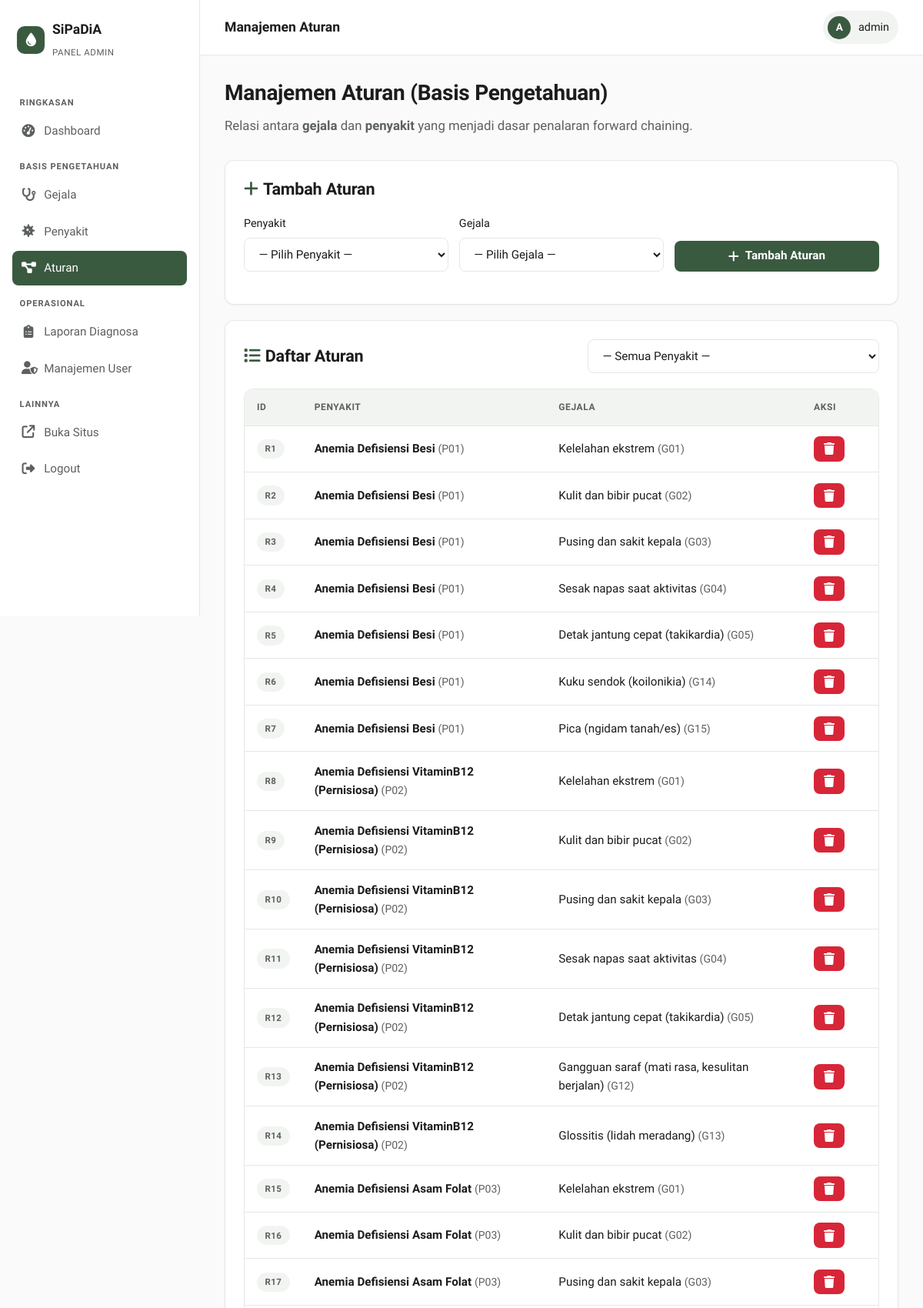
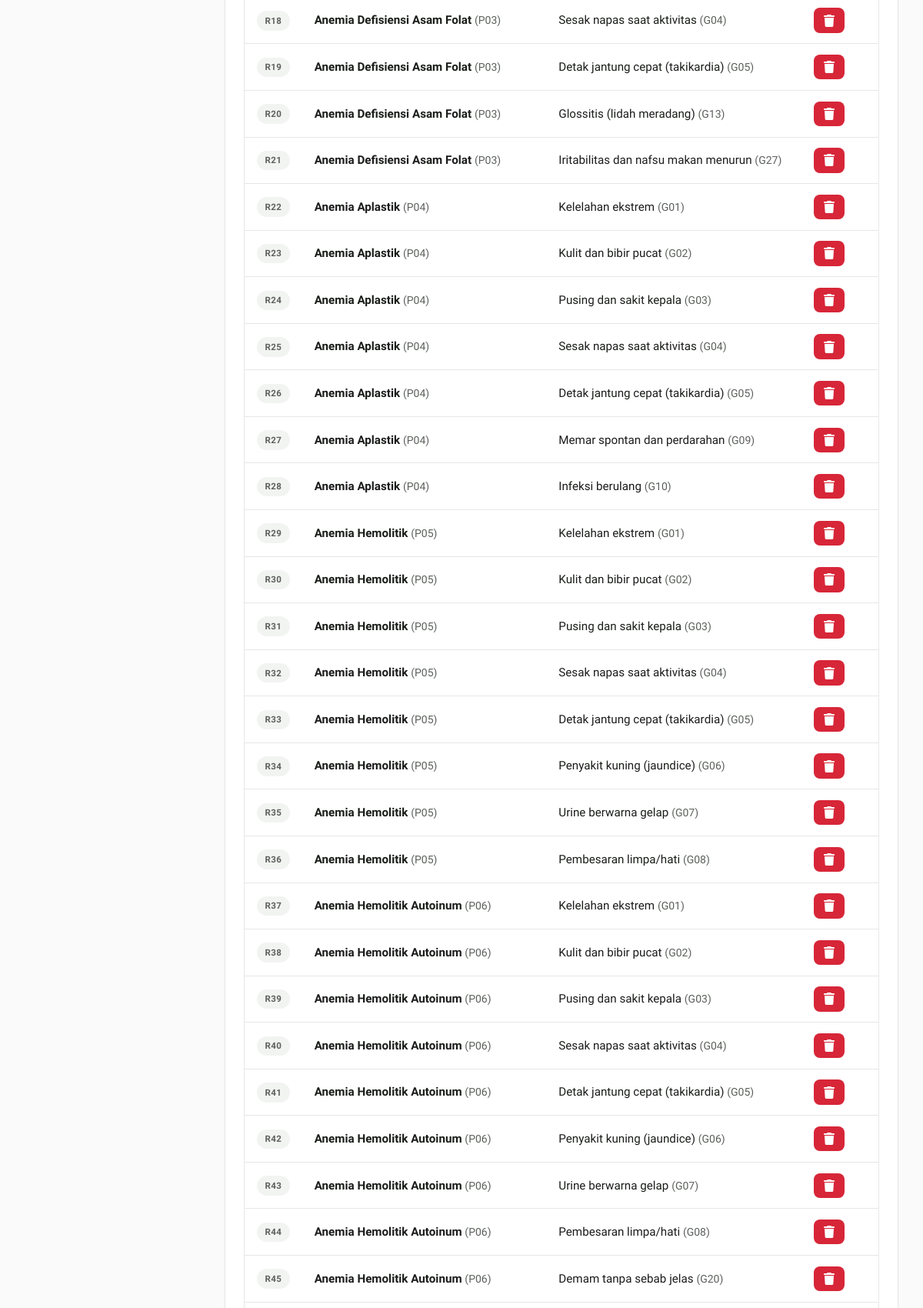
The app's page /admin/crud_aturan.php (signed in, upper part) with its own data (2 pictures, top to bottom).
### tables this page shows
CREATE TABLE aturan (
  id INT AUTO_INCREMENT PRIMARY KEY,
  gejala_kode VARCHAR(10) NOT NULL,
  penyakit_kode VARCHAR(10) NOT NULL,
  FOREIGN KEY (gejala_kode)   REFERENCES gejala(kode)   ON UPDATE CASCADE ON DELETE CASCADE,
  FOREIGN KEY (penyakit_kode) REFERENCES penyakit(kode) ON UPDATE CASCADE ON DELETE CASCADE,
  UNIQUE KEY uniq_rule (gejala_kode, penyakit_kode)
);

CREATE TABLE penyakit (
  id INT AUTO_INCREMENT PRIMARY KEY,
  kode VARCHAR(10) UNIQUE NOT NULL,
  nama VARCHAR(100) NOT NULL,
  deskripsi TEXT
);

CREATE TABLE gejala (
  id INT AUTO_INCREMENT PRIMARY KEY,
  kode VARCHAR(10) UNIQUE NOT NULL,
  nama VARCHAR(100) NOT NULL,
  deskripsi TEXT DEFAULT NULL
);

### admin/crud_aturan.php (the view, shortened to what this page needs)
<?php
include '../config.php';
$filter_penyakit = $_GET['filter'] ?? '';
$where = $filter_penyakit ? "WHERE a.penyakit_kode='".$conn->real_escape_string($filter_penyakit)."'" : "";
$aturan = $conn->query("SELECT a.id, a.penyakit_kode, p.nama AS nama_penyakit, a.gejala_kode, g.nama AS nama_gejala
                        FROM aturan a
                        LEFT JOIN penyakit p ON a.penyakit_kode=p.kode
                        LEFT JOIN gejala g   ON a.gejala_kode=g.kode
                        $where
                        ORDER BY a.penyakit_kode, a.gejala_kode");
include '../partials/admin_header.php';
?>
<div class="page-header">
    <h2>Manajemen Aturan (Basis Pengetahuan)</h2>
    <p class="lead">Relasi antara <strong>gejala</strong> dan <strong>penyakit</strong> yang menjadi dasar penalaran forward chaining.</p>
</div>
<div class="card">
    <div class="card-head"><h3><i class="fa-solid fa-plus" style="color:var(--primary);margin-right:.4rem;"></i>Tambah Aturan</h3></div>
    <form method="post" data-testid="form-tambah-aturan">
        <div class="form-row">
            <div class="form-group">
                <label>Penyakit</label>
                <select name="penyakit_kode" required data-testid="select-penyakit">
                    <option value="">— Pilih Penyakit —</option>
                </select>
            </div>
            <div class="form-group">
                <label>Gejala</label>
                <select name="gejala_kode" required data-testid="select-gejala">
                    <option value="">— Pilih Gejala —</option>
                </select>
            </div>
            <div class="form-group" style="display:flex;align-items:flex-end;">
                <button type="submit" name="tambah" class="btn btn-primary btn-block" data-testid="btn-tambah-aturan"><i class="fa-solid fa-plus"></i> Tambah Aturan</button>
            </div>
        </div>
    </form>
</div>
<div class="card">
    <div class="card-head">
        <h3><i class="fa-solid fa-list" style="color:var(--primary);margin-right:.4rem;"></i>Daftar Aturan</h3>
        <form method="get" style="display:flex;gap:.5rem;align-items:center;">
            <select name="filter" onchange="this.form.submit();" style="min-width:220px;" data-testid="filter-penyakit">
                <option value="">— Semua Penyakit —</option>
            </select>
        </form>
    </div>
    <div class="table-wrap">
        <table class="data">
            <thead><tr><th>ID</th><th>Penyakit</th><th>Gejala</th><th style="width:100px;">Aksi</th></tr></thead>
            <tbody>
            <?php if ($aturan->num_rows === 0): ?>
                <tr><td colspan="4" class="text-center text-muted" style="padding:2rem;">Belum ada aturan.</td></tr>
            <?php else: while ($a = $aturan->fetch_assoc()): ?>
                <tr data-testid="row-aturan-<?php echo $a['id']; ?>">
                    <td><span class="badge badge-muted">R<?php echo (int)$a['id']; ?></span></td>
                    <td><strong><?php echo htmlspecialchars($a['nama_penyakit'] ?? '—'); ?></strong> <span class="text-muted text-sm">(<?php echo htmlspecialchars($a['penyakit_kode']); ?>)</span></td>
                    <td><?php echo htmlspecialchars($a['nama_gejala'] ?? '—'); ?> <span class="text-muted text-sm">(<?php echo htmlspecialchars($a['gejala_kode']); ?>)</span></td>
                    <td><a href="?hapus=<?php echo $a['id']; ?><?php echo $filter_penyakit?'&filter='.urlencode($filter_penyakit):''; ?>" class="btn btn-danger btn-sm" onclick="return confirm('Hapus aturan ini?');" data-testid="btn-hapus-aturan-<?php echo $a['id']; ?>"><i class="fa-solid fa-trash"></i></a></td>
                </tr>
            <?php endwhile; endif; ?>
            </tbody>
        </table>
    </div>
</div>
<?php include '../partials/admin_footer.php'; ?>

### assets/style.css (style rules this page uses)
:root { --bg: #F9FAF9; --surface: #FFFFFF; --surface-alt: #F2F4F2; --primary: #3A5A40; --primary-hover: #2B4330; --primary-soft: #E8EFE9; --secondary: #A3B18A; --text: #1A1D1A; --text-muted: #5C615C; --border: #E5E8E5; --success: #2D6A4F; --success-soft: #E8F5E9; --danger: #D72638; --danger-hover: #B01B29; --danger-soft: #FDECEE; --warning: #F4A261; --warning-soft: #FFF4E6; --info: #1565C0; --info-soft: #E3F2FD; --font-heading: 'Epilogue', system-ui, sans-serif; --font-body: 'Work Sans', system-ui, sans-serif; --r-sm: 4px; --r-md: 8px; --r-lg: 12px; --r-pill: 9999px; --shadow-sm: 0 1px 2px rgba(0,0,0,0.05); --shadow-md: 0 4px 6px -1px rgba(0,0,0,0.05), 0 2px 4px -1px rgba(0,0,0,0.03); --shadow-lg: 0 10px 15px -3px rgba(0,0,0,0.06), 0 4px 6px -2px rgba(0,0,0,0.03); --t-fast: 0.15s ease; --t: 0.2s cubic-bezier(0.4, 0, 0.2, 1); }
* { box-sizing: border-box; }
html, body { margin: 0; padding: 0; background: var(--bg); color: var(--text); font-family: var(--font-body); font-size: 16px; line-height: 1.6; -webkit-font-smoothing: antialiased; }
h1, h2, h3, h4, h5 { font-family: var(--font-heading); color: var(--text); margin: 0 0 0.75rem; line-height: 1.2; letter-spacing: -0.01em; }
h2 { font-size: 1.75rem; font-weight: 700; }
h3 { font-size: 1.35rem; font-weight: 600; }
p { margin: 0 0 1rem; color: var(--text); }
a { color: var(--primary); text-decoration: none; transition: color var(--t-fast); }
.text-muted { color: var(--text-muted); }
.text-sm { font-size: 0.875rem; }
.page-header { margin-bottom: 2rem; }
.page-header .lead { color: var(--text-muted); font-size: 1.05rem; }
.card { background: var(--surface); border: 1px solid var(--border); border-radius: var(--r-lg); padding: 1.5rem; box-shadow: var(--shadow-sm); }
.card + .card { margin-top: 1.25rem; }
.card-head { display: flex; justify-content: space-between; align-items: center; gap: 1rem; margin-bottom: 1.25rem; }
.card-head h3, .card-head h2 { margin: 0; }
.btn { display: inline-flex; align-items: center; justify-content: center; gap: 0.5rem; padding: 0.7rem 1.25rem; font-family: var(--font-body); font-size: 0.95rem; font-weight: 600; border: 1px solid transparent; border-radius: var(--r-md); cursor: pointer; text-decoration: none; transition: var(--t); line-height: 1; }
.btn i { font-size: 1rem; }
.btn-primary { background: var(--primary); color: #fff; }
.btn-danger { background: var(--danger); color: #fff; }
.btn-sm { padding: 0.45rem 0.75rem; font-size: 0.85rem; }
.btn-block { width: 100%; }
.form-group { margin-bottom: 1.1rem; }
.form-group label { display: block; margin-bottom: 0.4rem; font-weight: 500; font-size: 0.9rem; color: var(--text); }
.input, input[type="text"], input[type="password"], input[type="email"], input[type="number"], select, textarea { width: 100%; padding: 0.7rem 0.9rem; background: var(--surface); border: 1px solid var(--border); border-radius: var(--r-md); font-family: var(--font-body); font-size: 0.95rem; color: var(--text); transition: var(--t); outline: none; }
.form-row { display: grid; grid-template-columns: repeat(auto-fit, minmax(180px, 1fr)); gap: 0.85rem; }
.table-wrap { overflow-x: auto; border: 1px solid var(--border); border-radius: var(--r-lg); background: var(--surface); }
table.data { width: 100%; border-collapse: collapse; }
table.data th, table.data td { text-align: left; padding: 0.85rem 1rem; border-bottom: 1px solid var(--border); font-size: 0.95rem; vertical-align: middle; }
table.data th { background: var(--surface-alt); color: var(--text-muted); text-transform: uppercase; font-size: 0.75rem; letter-spacing: 0.05em; font-weight: 600; }
.badge { display: inline-block; padding: 0.22rem 0.65rem; border-radius: var(--r-pill); font-size: 0.72rem; font-weight: 600; text-transform: uppercase; letter-spacing: 0.04em; }
.badge-muted { background: var(--surface-alt); color: var(--text-muted); }

### records on screen
aturan: id "1", penyakit.nama "Anemia Defisiensi Besi", penyakit_kode "P01", gejala.nama "Kelelahan ekstrem", gejala_kode "G01"
aturan: id "2", penyakit.nama "Anemia Defisiensi Besi", penyakit_kode "P01", gejala.nama "Kulit dan bibir pucat", gejala_kode "G02"
aturan: id "3", penyakit.nama "Anemia Defisiensi Besi", penyakit_kode "P01", gejala.nama "Pusing dan sakit kepala", gejala_kode "G03"
aturan: id "4", penyakit.nama "Anemia Defisiensi Besi", penyakit_kode "P01", gejala.nama "Sesak napas saat aktivitas", gejala_kode "G04"
aturan: id "5", penyakit.nama "Anemia Defisiensi Besi", penyakit_kode "P01", gejala.nama "Detak jantung cepat (takikardia)", gejala_kode "G05"
aturan: id "6", penyakit.nama "Anemia Defisiensi Besi", penyakit_kode "P01", gejala.nama "Kuku sendok (koilonikia)", gejala_kode "G14"
aturan: id "7", penyakit.nama "Anemia Defisiensi Besi", penyakit_kode "P01", gejala.nama "Pica (ngidam tanah/es)", gejala_kode "G15"
aturan: id "8", penyakit.nama "Anemia Defisiensi VitaminB12 (Pernisiosa)", penyakit_kode "P02", gejala.nama "Kelelahan ekstrem", gejala_kode "G01"
aturan: id "9", penyakit.nama "Anemia Defisiensi VitaminB12 (Pernisiosa)", penyakit_kode "P02", gejala.nama "Kulit dan bibir pucat", gejala_kode "G02"
aturan: id "10", penyakit.nama "Anemia Defisiensi VitaminB12 (Pernisiosa)", penyakit_kode "P02", gejala.nama "Pusing dan sakit kepala", gejala_kode "G03"
aturan: id "11", penyakit.nama "Anemia Defisiensi VitaminB12 (Pernisiosa)", penyakit_kode "P02", gejala.nama "Sesak napas saat aktivitas", gejala_kode "G04"
aturan: id "12", penyakit.nama "Anemia Defisiensi VitaminB12 (Pernisiosa)", penyakit_kode "P02", gejala.nama "Detak jantung cepat (takikardia)", gejala_kode "G05"
aturan: id "13", penyakit.nama "Anemia Defisiensi VitaminB12 (Pernisiosa)", penyakit_kode "P02", gejala.nama "Gangguan saraf (mati rasa, kesulitan berjalan)", gejala_kode "G12"
aturan: id "14", penyakit.nama "Anemia Defisiensi VitaminB12 (Pernisiosa)", penyakit_kode "P02", gejala.nama "Glossitis (lidah meradang)", gejala_kode "G13"
aturan: id "15", penyakit.nama "Anemia Defisiensi Asam Folat", penyakit_kode "P03", gejala.nama "Kelelahan ekstrem", gejala_kode "G01"
aturan: id "16", penyakit.nama "Anemia Defisiensi Asam Folat", penyakit_kode "P03", gejala.nama "Kulit dan bibir pucat", gejala_kode "G02"
aturan: id "17", penyakit.nama "Anemia Defisiensi Asam Folat", penyakit_kode "P03", gejala.nama "Pusing dan sakit kepala", gejala_kode "G03"
aturan: id "18", penyakit.nama "Anemia Defisiensi Asam Folat", penyakit_kode "P03", gejala.nama "Sesak napas saat aktivitas", gejala_kode "G04"
aturan: id "19", penyakit.nama "Anemia Defisiensi Asam Folat", penyakit_kode "P03", gejala.nama "Detak jantung cepat (takikardia)", gejala_kode "G05"
aturan: id "20", penyakit.nama "Anemia Defisiensi Asam Folat", penyakit_kode "P03", gejala.nama "Glossitis (lidah meradang)", gejala_kode "G13"
aturan: id "21", penyakit.nama "Anemia Defisiensi Asam Folat", penyakit_kode "P03", gejala.nama "Iritabilitas dan nafsu makan menurun", gejala_kode "G27"
aturan: id "22", penyakit.nama "Anemia Aplastik", penyakit_kode "P04", gejala.nama "Kelelahan ekstrem", gejala_kode "G01"
aturan: id "23", penyakit.nama "Anemia Aplastik", penyakit_kode "P04", gejala.nama "Kulit dan bibir pucat", gejala_kode "G02"
aturan: id "24", penyakit.nama "Anemia Aplastik", penyakit_kode "P04", gejala.nama "Pusing dan sakit kepala", gejala_kode "G03"
aturan: id "25", penyakit.nama "Anemia Aplastik", penyakit_kode "P04", gejala.nama "Sesak napas saat aktivitas", gejala_kode "G04"
aturan: id "26", penyakit.nama "Anemia Aplastik", penyakit_kode "P04", gejala.nama "Detak jantung cepat (takikardia)", gejala_kode "G05"
aturan: id "27", penyakit.nama "Anemia Aplastik", penyakit_kode "P04", gejala.nama "Memar spontan dan perdarahan", gejala_kode "G09"
aturan: id "28", penyakit.nama "Anemia Aplastik", penyakit_kode "P04", gejala.nama "Infeksi berulang", gejala_kode "G10"
aturan: id "29", penyakit.nama "Anemia Hemolitik", penyakit_kode "P05", gejala.nama "Kelelahan ekstrem", gejala_kode "G01"
aturan: id "30", penyakit.nama "Anemia Hemolitik", penyakit_kode "P05", gejala.nama "Kulit dan bibir pucat", gejala_kode "G02"
aturan: id "31", penyakit.nama "Anemia Hemolitik", penyakit_kode "P05", gejala.nama "Pusing dan sakit kepala", gejala_kode "G03"
aturan: id "32", penyakit.nama "Anemia Hemolitik", penyakit_kode "P05", gejala.nama "Sesak napas saat aktivitas", gejala_kode "G04"
aturan: id "33", penyakit.nama "Anemia Hemolitik", penyakit_kode "P05", gejala.nama "Detak jantung cepat (takikardia)", gejala_kode "G05"
aturan: id "34", penyakit.nama "Anemia Hemolitik", penyakit_kode "P05", gejala.nama "Penyakit kuning (jaundice)", gejala_kode "G06"
aturan: id "35", penyakit.nama "Anemia Hemolitik", penyakit_kode "P05", gejala.nama "Urine berwarna gelap", gejala_kode "G07"
aturan: id "36", penyakit.nama "Anemia Hemolitik", penyakit_kode "P05", gejala.nama "Pembesaran limpa/hati", gejala_kode "G08"
aturan: id "37", penyakit.nama "Anemia Hemolitik Autoinum", penyakit_kode "P06", gejala.nama "Kelelahan ekstrem", gejala_kode "G01"
aturan: id "38", penyakit.nama "Anemia Hemolitik Autoinum", penyakit_kode "P06", gejala.nama "Kulit dan bibir pucat", gejala_kode "G02"
aturan: id "39", penyakit.nama "Anemia Hemolitik Autoinum", penyakit_kode "P06", gejala.nama "Pusing dan sakit kepala", gejala_kode "G03"
aturan: id "40", penyakit.nama "Anemia Hemolitik Autoinum", penyakit_kode "P06", gejala.nama "Sesak napas saat aktivitas", gejala_kode "G04"
aturan: id "41", penyakit.nama "Anemia Hemolitik Autoinum", penyakit_kode "P06", gejala.nama "Detak jantung cepat (takikardia)", gejala_kode "G05"
aturan: id "42", penyakit.nama "Anemia Hemolitik Autoinum", penyakit_kode "P06", gejala.nama "Penyakit kuning (jaundice)", gejala_kode "G06"
aturan: id "43", penyakit.nama "Anemia Hemolitik Autoinum", penyakit_kode "P06", gejala.nama "Urine berwarna gelap", gejala_kode "G07"
aturan: id "44", penyakit.nama "Anemia Hemolitik Autoinum", penyakit_kode "P06", gejala.nama "Pembesaran limpa/hati", gejala_kode "G08"
aturan: id "45", penyakit.nama "Anemia Hemolitik Autoinum", penyakit_kode "P06", gejala.nama "Demam tanpa sebab jelas", gejala_kode "G20"

### other values on screen
$page_title "Manajemen Aturan"
$initial "A"
$user "admin"
